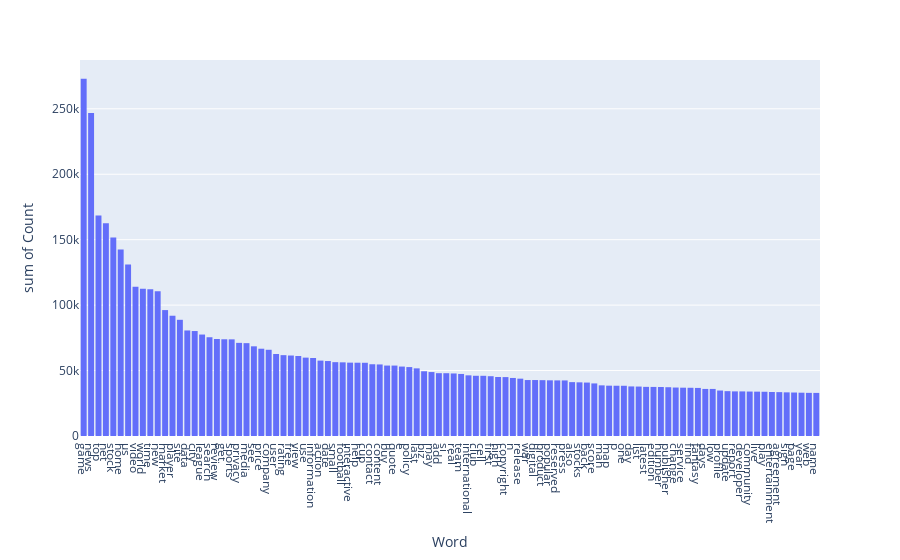

The code cell stored with this chart in its notebook:
### Markdown cell above
As a visualisation, it is necessary to construct a frequency distribution of words (the 100 most common words), sorted by frequency. 

For visualization purposes we advice you to use plotly, but you are free to choose other libraries

### Code cell
import plotly.express as px
fig = px.histogram(freq_df, x="Word", y="Count")
fig.update_xaxes(tickmode="linear")
fig.show()

### Figure 1 — Plotly figure (JSON) as saved in the notebook; plotly's stock layout.template omitted (floating-point values rounded to 4 significant figures)
{"data": [{"alignmentgroup": "True", "bingroup": "x", "histfunc": "sum", "hovertemplate": "Word=%{x}<br>sum of Count=%{y}<extra></extra>", "legendgroup": "", "marker": {"color": "#636efa", "pattern": {"shape": ""}}, "name": "", "offsetgroup": "", "orientation": "v", "showlegend": false, "type": "histogram", "x": ["game", "news", "top", "net", "stock", "home", "us", "video", "world", "time", "new", "market", "player", "site", "data", "city", "league", "search", "review", "get", "sports", "privacy", "media", "see", "price", "company", "user", "rating", "free", "view", "use", "information", "action", "date", "small", "football", "interactive", "help", "cup", "contact", "content", "buy", "quote", "e", "policy", "last", "biz", "may", "add", "si", "real", "team", "international", "club", "cell", "first", "high", "copyright", "n", "release", "war", "digital", "product", "popular", "reserved", "press", "also", "stocks", "back", "score", "man", "map", "p", "one", "day", "list", "latest", "edition", "number", "publisher", "change", "service", "find", "fantasy", "days", "low", "profile", "update", "report", "developer", "community", "live", "play", "entertainment", "agreement", "sign", "page", "year", "web", "name"], "xaxis": "x", "y": [272924, 246720, 168560, 162554, 151676, 142492, 131079, 113983, 112548, 112045, 110552, 96201, 91895, 88782, 80637, 80197, 77522, 75458, 74104, 73908, 73844, 71164, 70942, 68519, 66696, 65884, 62639, 61774, 61497, 61125, 59881, 59610, 57610, 57273, 56416, 56281, 56052, 56002, 55951, 54822, 54670, 53822, 53815, 53055, 52659, 51684, 49467, 48863, 48002, 47973, 47788, 47414, 46348, 46018, 45999, 45693, 45091, 45001, 44345, 43809, 42757, 42756, 42669, 42542, 42493, 42460, 41160, 41001, 40828, 40172, 38703, 38456, 38404, 38380, 37886, 37786, 37548, 37498, 37426, 37271, 37037, 36922, 36846, 36738, 35962, 35961, 34746, 34267, 34085, 34071, 33964, 33888, 33799, 33622, 33519, 33352, 33227, 33083, 32962, 32923], "yaxis": "y"}], "layout": {"barmode": "relative", "legend": {"tracegroupgap": 0}, "margin": {"t": 60}, "xaxis": {"anchor": "y", "domain": [0, 1], "tickmode": "linear", "title": {"text": "Word"}}, "yaxis": {"anchor": "x", "domain": [0, 1], "title": {"text": "sum of Count"}}}}
